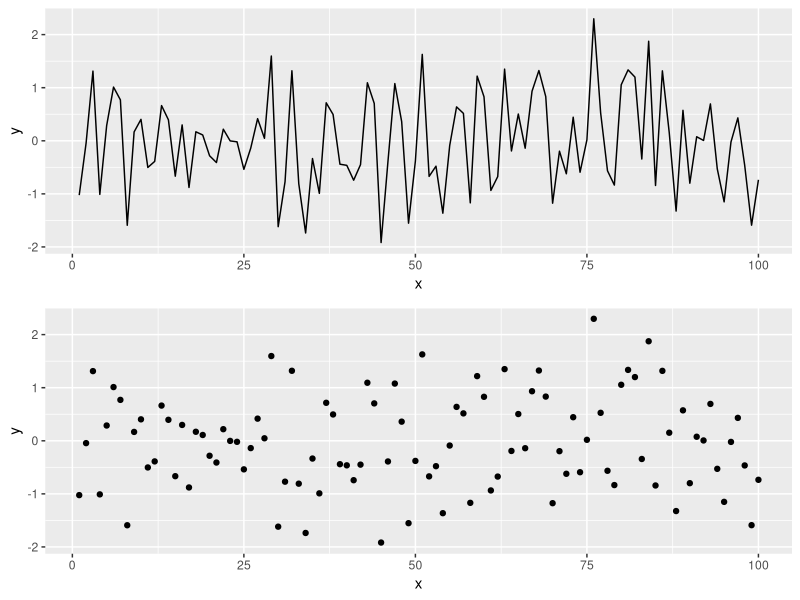

The R script that drew this image:
## ---- chunk 1
knitr::opts_chunk$set(echo = TRUE,  fig.width = 8, fig.height = 8, fig.align = "center")
## ---- chunk 2
library(tidyverse)
library(gridExtra)
## ---- chunk 3
# Simulating data according to a normal distribution

x <- seq(1:100)
y <- rnorm(100)  # Generating data form a normal distribution with mean 0 and variance  1

data <- data.frame(x = x, y = y )    # Creating a data frame

p1 <- ggplot(data, aes(x = x, y = y)) +
   geom_line()

p2 <- ggplot(data, aes(x = x, y = y)) +
   geom_point()

grid.arrange(p1, p2)
